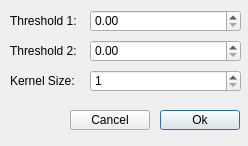
<?xml version="1.0" encoding="UTF-8"?>
<ui version="4.0">
 <class>FCannyDialog</class>
 <widget class="QDialog" name="FCannyDialog">
  <property name="geometry">
   <rect>
    <x>0</x>
    <y>0</y>
    <width>248</width>
    <height>146</height>
   </rect>
  </property>
  <property name="windowTitle">
   <string>Canny</string>
  </property>
  <widget class="QDoubleSpinBox" name="spnThresh1">
   <property name="geometry">
    <rect>
     <x>90</x>
     <y>10</y>
     <width>151</width>
     <height>22</height>
    </rect>
   </property>
   <property name="maximum">
    <double>10000.000000000000000</double>
   </property>
  </widget>
  <widget class="QDoubleSpinBox" name="spnThresh2">
   <property name="geometry">
    <rect>
     <x>90</x>
     <y>40</y>
     <width>151</width>
     <height>22</height>
    </rect>
   </property>
   <property name="maximum">
    <double>10000.000000000000000</double>
   </property>
  </widget>
  <widget class="QSpinBox" name="spnKernelSize">
   <property name="geometry">
    <rect>
     <x>90</x>
     <y>70</y>
     <width>151</width>
     <height>22</height>
    </rect>
   </property>
   <property name="minimum">
    <number>1</number>
   </property>
   <property name="singleStep">
    <number>2</number>
   </property>
  </widget>
  <widget class="QLabel" name="lblThresh1">
   <property name="geometry">
    <rect>
     <x>10</x>
     <y>10</y>
     <width>81</width>
     <height>21</height>
    </rect>
   </property>
   <property name="text">
    <string>Threshold 1:</string>
   </property>
  </widget>
  <widget class="QLabel" name="lblThresh2">
   <property name="geometry">
    <rect>
     <x>10</x>
     <y>40</y>
     <width>81</width>
     <height>21</height>
    </rect>
   </property>
   <property name="text">
    <string>Threshold 2:</string>
   </property>
  </widget>
  <widget class="QLabel" name="lblKernel">
   <property name="geometry">
    <rect>
     <x>10</x>
     <y>70</y>
     <width>71</width>
     <height>21</height>
    </rect>
   </property>
   <property name="text">
    <string>Kernel Size:</string>
   </property>
  </widget>
  <widget class="QPushButton" name="cmdOk">
   <property name="geometry">
    <rect>
     <x>160</x>
     <y>110</y>
     <width>80</width>
     <height>20</height>
    </rect>
   </property>
   <property name="text">
    <string>Ok</string>
   </property>
  </widget>
  <widget class="QPushButton" name="cmdCancel">
   <property name="geometry">
    <rect>
     <x>70</x>
     <y>110</y>
     <width>80</width>
     <height>20</height>
    </rect>
   </property>
   <property name="text">
    <string>Cancel</string>
   </property>
  </widget>
 </widget>
 <resources/>
 <connections/>
</ui>
